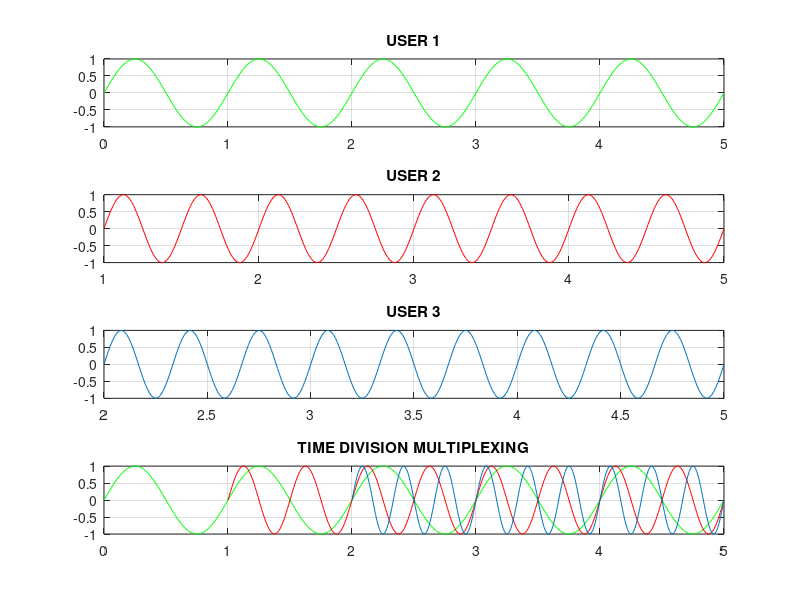

Write the MATLAB code that produced this figure.
clc
n1=input ('Enter the length= ');
n2=input ('Enter the length= ');
n3=input ('Enter the length= ');
t=0:0.01:n1;
t1=1:0.01:n2;
t2=2:0.01:n3;
x=sin (2*pi*t);
y=sin (4*pi*t1);
z=sin (6*pi*t2);
subplot(411);
plot(t,x,'g');
title('USER 1');
grid on;
subplot(412);
plot(t1,y,'r');
title('USER 2');
grid on;
subplot(413);
plot(t2,z);
title('USER 3');
grid on;
subplot(414);
plot(t,x,'g',t1,y,'r',t2,z);
title('TIME DIVISION MULTIPLEXING');
grid on;